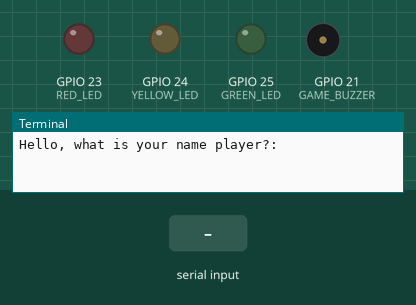
Recording of a program running on a simulated Raspberry Pi (BCM pin numbers). Parts: output pins drawn as LEDs (lit = HIGH), buzzer (waves = sounding, pin HIGH), the last lines printed to the terminal. Inputs (shaded band) come from the test bench. Random numbers come from a fixed seed; the clock reads 2024-03-15 10:24:30 at power-on unless the program sets it.

Above: at 1.2 s.
1.3 s: "n" typed at the terminal, then Enter
2.8 s: "y" typed at the terminal, then Enter
At 2.96 s:
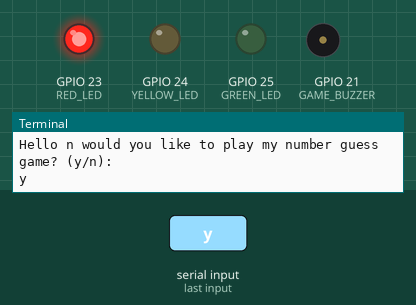
At 4.18 s:
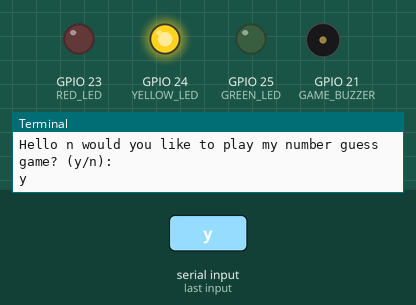
Timing chart, 0 to 9.7 s (numbered marks = the images above; inputs shaded):
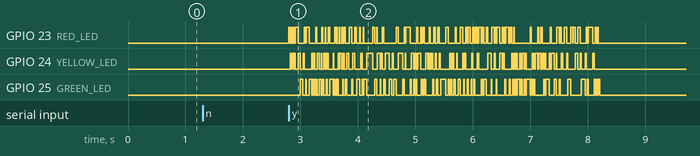

The program:

number_guess.py
```python
# pylint: disable=maybe-no-member

""" Number Guessing Game by Darrell Pawson
The program will pick a number between
1 and 100 and the user will guess the
number. If the number is too low it
will trigger a light the same as guessing
high and correctly.  Also a buzzer will sound
after 10 incorrect guesses or if the user gets
the random number"""

# Import required modules
import os
import sys
import time
import random
import atexit

# Import the GPIO module
import RPi.GPIO as GPIO

# Remove warnings if script is terminated and GPIO pins are not cleaned up
GPIO.setwarnings(False)

try:
    # Configure the Pi to use the BCM pin numbers
    GPIO.setmode(GPIO.BCM)

    # Configure Led and Buzzer GPIO pins
    RED_LED = 23
    YELLOW_LED = 24
    GREEN_LED = 25
    GAME_BUZZER = 21

    LED_LIST = [RED_LED, YELLOW_LED, GREEN_LED]
    GAME_WIN = [GREEN_LED, GAME_BUZZER]
    GAME_LOST = [GREEN_LED, RED_LED, YELLOW_LED, GAME_BUZZER]

    GPIO.setup(RED_LED, GPIO.OUT)
    GPIO.setup(YELLOW_LED, GPIO.OUT)
    GPIO.setup(GREEN_LED, GPIO.OUT)
    GPIO.setup(GAME_BUZZER, GPIO.OUT)

    # Configure the random number
    RANDOM_NUMBER = random.randint(1, 100)

    # Get users name
    USER_NAME = str(input("Hello, what is your name player?: "))

    # Adding a delay print function to add more fluff to the game
    def delay_print(string):
        """Delayed print function"""
        for char in string:
            sys.stdout.write(char)
            sys.stdout.flush()
            time.sleep(0.025)

    def main():
        """This function starts the game and asks the player if they want to play.
        If the user types y or yes then the game calls the start_game function.
        If the user selects n or no then the game calles the end_game function"""

        GPIO.setwarnings(False)

        # Ask the user if they want to play
        player = str(input("Hello %s would you like to play my number guess game? (y/n): "
                           % USER_NAME)).lower()

        if player == "n" or player == "no":
            end_game()
        elif player == "y" or player == "yes":
            intro()
        else:
            print("Something went wrong, chances are you typed something other than y/n. " +
                  "Try again!")
            main()

    def end_game():
        """This ends the game by calling sys.exit(0) and GPIO.cleanup()"""

        print("Thanks for playing! %s" % USER_NAME)
        GPIO.cleanup()
        sys.exit(0)

    def intro():
        """Intro to the game"""
        # Flash lights for the duration of the messages
        t_end = time.time() + 60 * 0.09
        while time.time() < t_end:
            on_time = random.uniform(0, .025)
            led = random.choice(LED_LIST)
            GPIO.output(led, True)
            time.sleep(on_time)
            GPIO.output(led, False)

        os.system('cls' if os.name == 'nt' else 'clear')
        delay_print("Well %s I'm glad you've decided to play!\n" % USER_NAME)
        time.sleep(0.75)
        delay_print("Here's how the game works...\n")
        time.sleep(0.75)
        delay_print("I am going to guess a number between 1 and 100...\n")
        time.sleep(0.75)
        delay_print("and you are going to guess that number.\n")
        time.sleep(0.75)
        delay_print("You have 10 tries to guess the correct number...\n")
        time.sleep(0.75)
        delay_print("If your guess is too high, the Red LED will light up...\n")
        time.sleep(0.75)
        delay_print(
            "If your guess is too low, the Yellow LED will light up...\n")
        time.sleep(0.75)
        delay_print(
            "If your guess is the same as my number, the Green LED will light...\n")
        time.sleep(0.75)
        delay_print("And the buzzer will go off!\n")
        time.sleep(0.75)
        delay_print(
            "And remember... If you cannot guess my number within 10 tries...\n")
        time.sleep(0.75)
        delay_print(
            "The game is over and all the lights will flash and the buzzer will sound.\n")
        time.sleep(0.75)
        delay_print("With that being said... Let's play %s\n" % USER_NAME)
        start_game()

    def start_game():
        """Core code for game"""
        # Setup attempts | User gets 10 trys to guess the correct number
        user_tries = 1
        total_tries = 10

        while user_tries <= total_tries:
            tries_left = total_tries - user_tries
            player = int(
                input("%s please pick a number between 1 and 100: " % USER_NAME))
            if player < 1 or player > 100:
                print("Please pick a number between 1 and 100")
            elif player is ValueError:
                print("That is invalid, it must be a number!")
            else:
                if player < RANDOM_NUMBER:
                    print("Your guess is too low %s" % USER_NAME)
                    GPIO.output(YELLOW_LED, True)
                    time.sleep(1)
                    GPIO.output(YELLOW_LED, False)
                    user_tries += 1
                    print("You have %i trys left!" % tries_left)
                elif player > RANDOM_NUMBER:
                    print("Your guess is too high %s" % USER_NAME)
                    GPIO.output(RED_LED, True)
                    time.sleep(1)
                    GPIO.output(RED_LED, False)
                    user_tries += 1
                    print("You have %i trys left!" % tries_left)
                elif player == RANDOM_NUMBER:
                    user_tries += 1
                    print("YOU WIN!... You guessed the number in %i trys" %
                          user_tries)
                    GPIO.output(GAME_WIN, True)
                    time.sleep(5)
                    GPIO.output(GAME_WIN, False)
                    break
                else:
                    print("Enter a valid number!")

            if user_tries > total_tries:
                print("You lost, you didnt guess the number in time, the number was %i."
                      % RANDOM_NUMBER)
                GPIO.output(GAME_LOST, True)
                time.sleep(5)
                GPIO.output(GAME_LOST, False)

    if __name__ == "__main__":
        main()

except KeyboardInterrupt:
    print("\nGoodbye")

except ValueError:
    print("That is invalid, your choice must be a number")
    start_game()

finally:
    print("\nCleaning up")
    GPIO.cleanup()

atexit.register(GPIO.cleanup())
```
